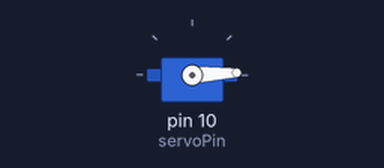
Bench run of a sketch on a simulated Arduino Uno, built with avr-gcc and run on an emulated ATmega328P. Shown: servo.

Above: at 0.05 s.
At 1.3 s:
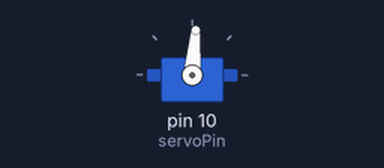
At 2.6 s:
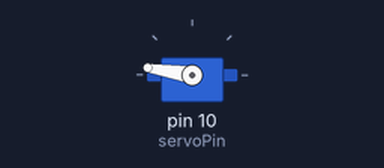
At 5.2 s:
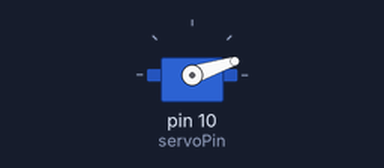
Timing chart, 0 to 7.1 s (numbered marks = the images above):
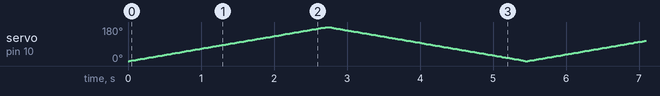

The sketch:

servo_test.ino
```cpp
// Include the Servo library
#include <Servo.h>
// Declare the Servo pin, 9 for servo2 and 10 for servo1
int servoPin = 10;

int pos =0;  // variable to store the servo position

// Create a servo object
Servo Servo1;

void setup() {
  // put your setup code here, to run once:
  Servo1.attach(servoPin);
}

void loop() {
  // put your main code here, to run repeatedly:
  for (pos = 0; pos <= 180; pos += 1) { // goes from 0 degrees to 180 degrees
    // in steps of 1 degree
    Servo1.write(pos);              // tell servo to go to position in variable 'pos'
    delay(15);                       // waits 15ms for the servo to reach the position
  }
  for (pos = 180; pos >= 0; pos -= 1) { // goes from 180 degrees to 0 degrees
    Servo1.write(pos);              // tell servo to go to position in variable 'pos'
    delay(15);                       // waits 15ms for the servo to reach the position
  }
}
```
